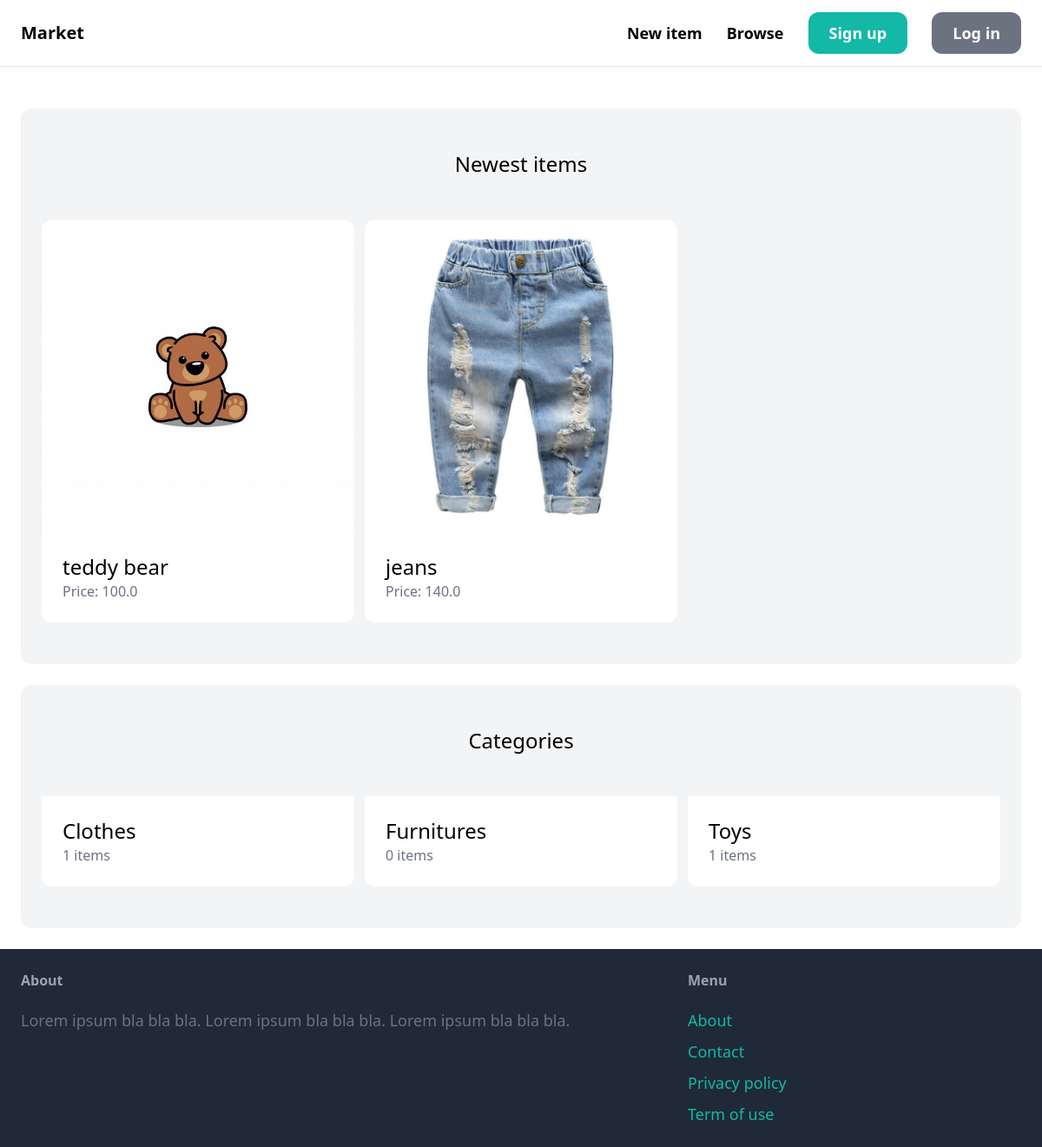
The app's page /, older data.
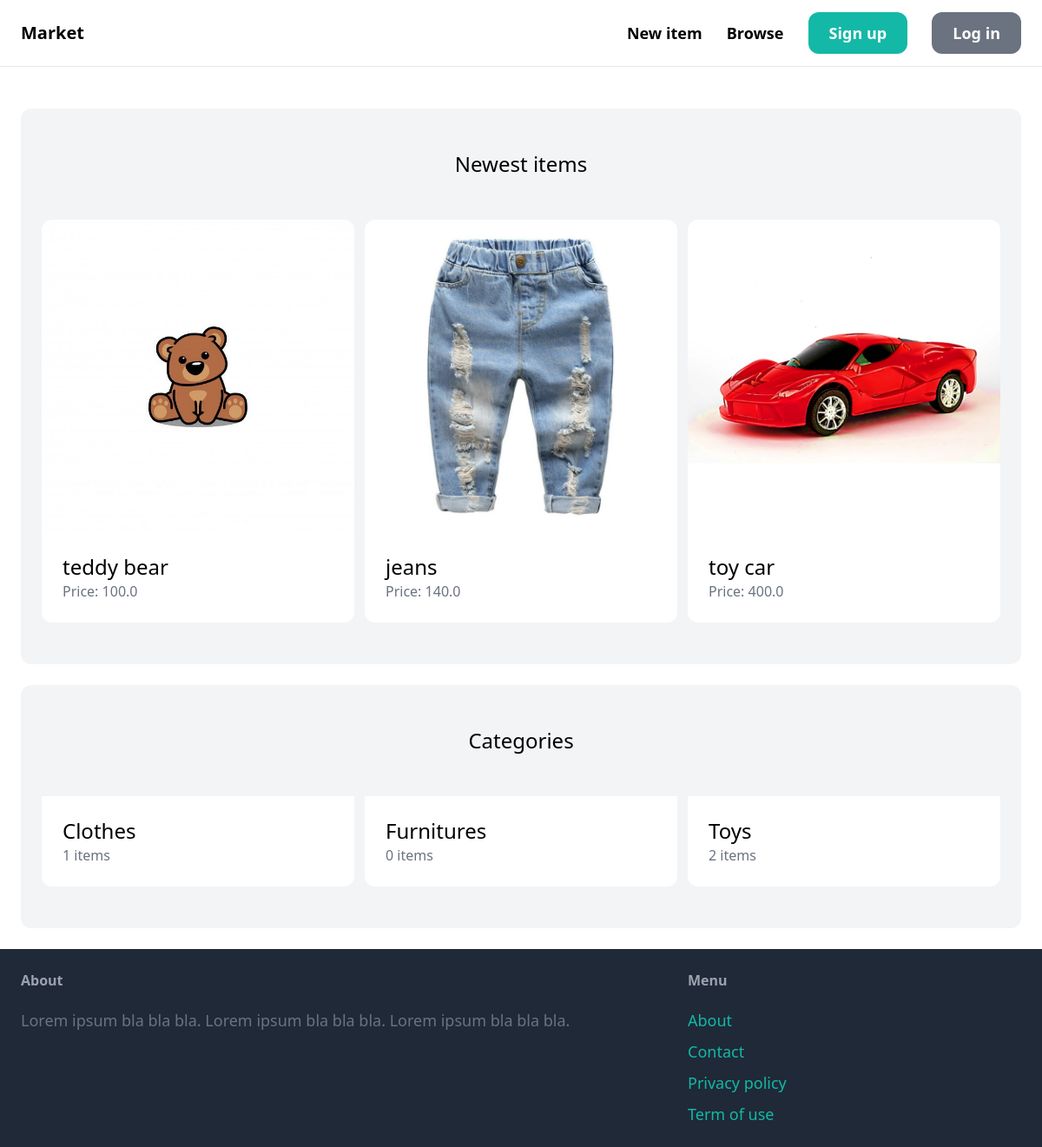
The same page, newer data.
### item/models.py (models this page shows, shortened)
class Item(models.Model):
    category = models.ForeignKey(Category, related_name='items', on_delete=models.CASCADE)
    name = models.CharField(max_length=255)
    description = models.TextField(blank=True, null=True)
    price = models.FloatField()
    image = models.ImageField(upload_to='item_images', blank=True, null=True)
    is_sold = models.BooleanField(default=False)
    created_by = models.ForeignKey(User, related_name='items', on_delete=models.CASCADE)
    created_at = models.DateTimeField(auto_now_add=True)

class Category(models.Model):
    name = models.CharField(max_length=255)
    class Meta:
        ordering = ('name',)
        verbose_name_plural = "Categories"

### core/views.py (the view)
# urls.py: path('', views.index, name='index'),
def index(request):
    items = Item.objects.filter(is_sold=False)[0:6]
    categories = Category.objects.all()
    return render(request, 'core/index.html', {'categories': categories, 'items': items})

### core/templates/core/index.html (shortened to what this page needs)
{% extends 'core/base.html' %}
{% block content %}
<div class="mt-6 px-6 py-12 bg-gray-100 rounded-xl">
    <h2 class="mb-12 text-2xl text-center">Newest items</h2>
    <div class="grid grid-cols-3 gap-3">
        {% for item in items %}
            <div>
                <a href=" {% url 'item:detail' item.id %} ">
                    <div>
                        <img src="{{ item.image.url }}" class="rounded-t-xl">
                    </div>
                    <div class="p-6 bg-white rounded-b-xl">
                        <h2 class="text-2xl">{{ item.name }}</h2>
                        <p class="text-gray-500">Price: {{ item.price }}</p>
                    </div>
                </a>
            </div>
        {% endfor %}
    </div>
</div>
<div class="mt-6 px-6 py-12 bg-gray-100 rounded-xl">
    <h2 class="mb-12 text-2xl text-center">Categories</h2>
    <div class="grid grid-cols-3 gap-3">
        {% for category in categories %}
            <div>
                <a href="#">
                    <div class="p-6 bg-white rounded-b-xl">
                        <h2 class="text-2xl">{{ category.name }}</h2>
                        <p class="text-gray-500">{{ category.items.count }} items</p>
                    </div>
                </a>
            </div>
        {% endfor %}
        </div>
    </div>
{% endblock %}

Row changes from the older to the newer data that the page shows:
added Item: image (picture), name "toy car", price "400.0"
computed for Category "Toys": items.count "1" → "2"
